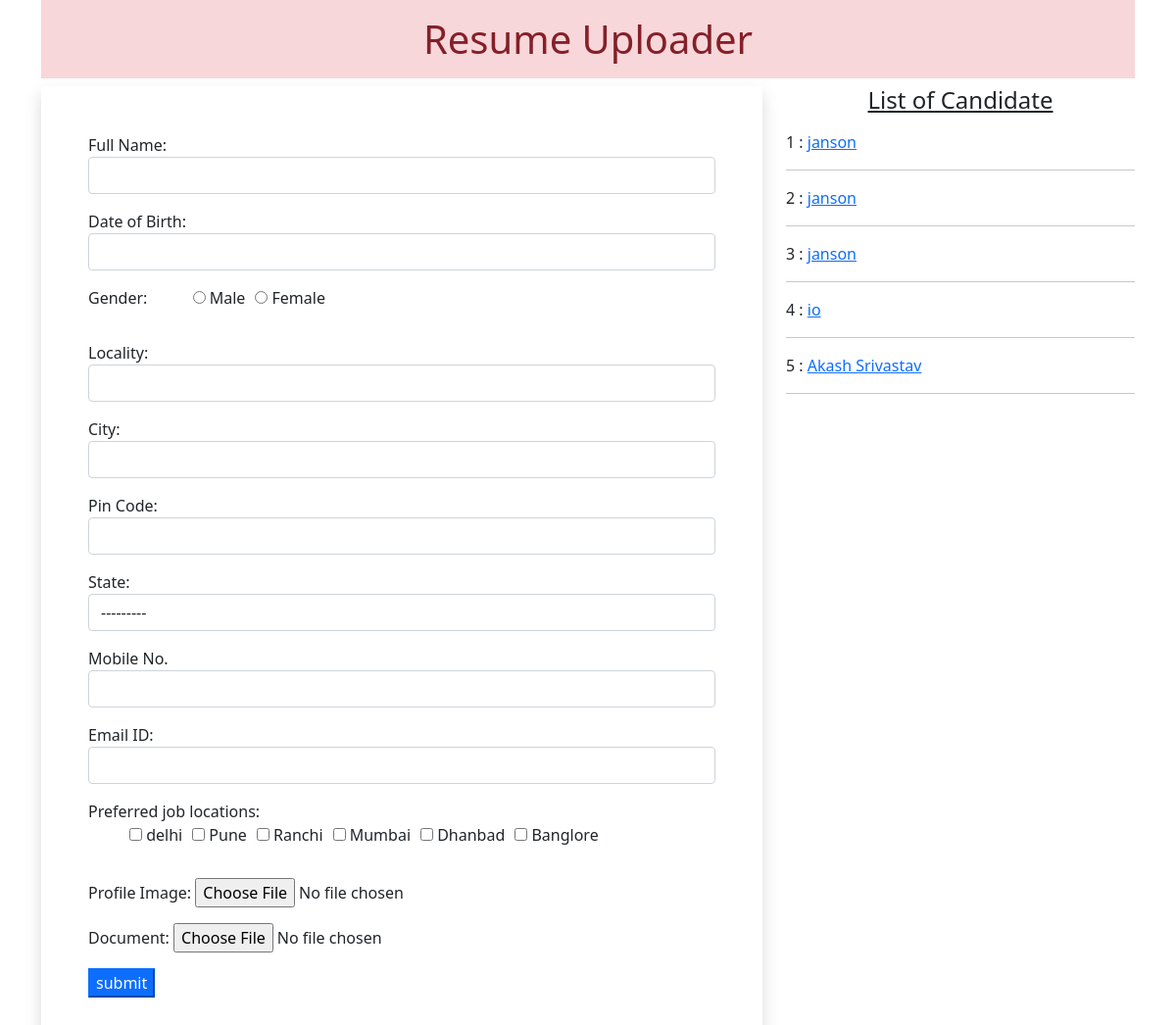
The page / on the database its author committed.
### myapp/models.py (models this page shows)
class resume(models.Model):
    name=models.CharField(max_length=100)
    dob=models.DateField(auto_now=False, auto_now_add=False)
    gender=models.CharField(max_length=50)
    locality=models.CharField(max_length=100)
    city=models.CharField(max_length=50)
    pin=models.PositiveIntegerField()
    state=models.CharField(choices=STATE_CHOICES,max_length=50)
    mobile=models.PositiveIntegerField()
    email=models.EmailField()
    job_city=models.CharField(max_length=50)
    profile_image=models.ImageField(upload_to='profle_image',blank=True)
    my_file=models.FileField(upload_to='doc',blank=True)

### myapp/views.py (the view, shortened to what this page needs)
# urls.py: path('', views.HomeView.as_view(),name='home'),
class HomeView(View):
    def get(self,request):
        form=resumeForm()
        candidates=resume.objects.all()
        return render(request,'myapp/home.html',{'candidates':candidates,'form':form})

### myapp/templates/myapp/home.html (shortened to what this page needs)
<!DOCTYPE html>
{% load static %}
<html lang="en">
<head>
    <link href="https://cdn.jsdelivr.net/npm/bootstrap@5.1.3/dist/css/bootstrap.min.css" rel="stylesheet">
    <link rel='stylesheet' href="//code.jquery.com/ui/1.12.1/themes/base/jquery-ui.css">
    <link rel="stylesheet" href="{% static 'myapp\css\style.css' %}">
</head>
<body>
    <div class="container mb-5">
        <h1 class='alert-danger text-center p-3'>Resume Uploader</h1>
        <div class="row">
            <div class="col-sm-8">
                <form action="" method="post" enctype="multipart/form-data" class='shadow p-5'>
                    {% for fm in form %}
                        <div class='form-group mb-3'>
                            {{fm.label_tag}} {{fm}} <small class='text-danger'>{{fm.errors | striptags}}</small>
                        </div>
                    {% endfor %}
                <input type='submit' value='submit' class='bnn btn-primary'>
                </form>
            </div>
            <div class="col-sm-4">
                <h4 class="text-center mb-3"><u>List of Candidate</u></h4>
                {% for candidate in candidates %}
                    {{candidate.id}} : <a href="{% url 'candidate' candidate.id %}">{{candidate.name}}</a>
                    <hr>
                {% endfor %}
            </div>
        </div>
    </div>
</body>
</html>

### myapp/static/myapp/css/style.css (style rules this page uses)
#id_gender,#id_job_city { list-style-type:none; display: inline-flex; }
#id_gender > li { padding-left: 10px; }
#id_job_city > li { padding-left: 10px; }

### rows shown on the page
resume: id "1", name "janson"
resume: id "2", name "janson"
resume: id "3", name "janson"
resume: id "4", name "io"
resume: id "5", name "Akash Srivastav"

### other values the page prints
{{ fm.label_tag }} "Full Name:" "Date of Birth:" "Gender:" "Locality:" "City:" "Pin Code:" "State:" "Mobile No." "Email ID:" "Preferred job locations:" "Profile Image:" "Document:"
